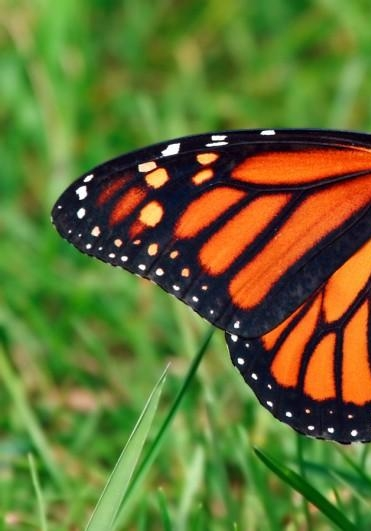
//> input picture 1.jpg, 371 x 531 px
$ ./main 1.jpg 2.jpg   (built with g++ and OpenCV 4)
//> lines starting //> are read from the running program, lines starting //| are printed output that depends on the picture
#include <opencv2/core/core.hpp>
#include <opencv2/highgui/highgui.hpp>
#include <opencv2/xfeatures2d.hpp>
#include <iostream>
#include "opencv2/calib3d/calib3d.hpp"
#include <cv.hpp>

using namespace cv;
using namespace std;


int main(int argc, char* argv[])
{

    if(argc<3)
    {
	cout << "USAGE: ./main <file_1> <file_2> ... <file_n>" <<endl <<"MAKE SURE YOU HAVE ATLEAST 2 IMAGES"<<endl;
	exit(0);
    }
    //vector<Mat>imgs;
    //vector<vector<KeyPoint> >imgkeypts;
    //vector<Mat>descriptors;
    Mat img1, img2;

    Mat finalimg;

    Ptr<Feature2D> sift=xfeatures2d::SIFT::create(750);
    img1=imread(argv[1]);
//> img1 is the input picture: 531 rows x 371 cols, CV_8UC3; mean B, G, R 49.3, 113.8, 101.3

    int serial=2;
    while(serial<argc)
    {
        if(serial!=2)
        {
            img1=imread("result.jpg", 1);
            }
        img2=imread(argv[serial]);
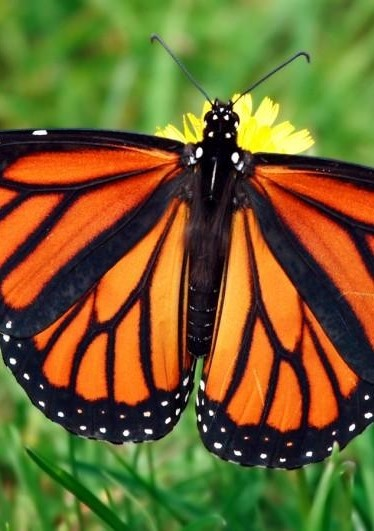
//> input picture 2.jpg, 374 x 531 px
//> img2 is the input picture: 531 rows x 374 cols, CV_8UC3; mean B, G, R 43.5, 98.1, 112.6
        serial++;

        vector<KeyPoint> img1keypts, img2keypts;
        Mat descriptors1, descriptors2;

        sift->detect(img1, img1keypts);
//> img1keypts = 603 keypoints; strongest (x, y, size): (82, 192, 7.2), (81, 213, 5.6), (354, 433, 4), (289, 414, 3.4)
        sift->detect(img2, img2keypts);
//> img2keypts = 750 keypoints; strongest (x, y, size): (215, 117, 2.9), (226, 117, 3), (228, 135, 3.1), (235, 157, 5.2)

        sift->compute(img1, img1keypts, descriptors1);
        sift->compute(img2, img2keypts, descriptors2);


        BFMatcher matcher;
        vector<DMatch> matches;

        matcher.match(descriptors1,descriptors2, matches); //2D array with matched keypoints as rows
//> matches = 603 matches

        //FINDING GOOD MATCHES descriptor distance is a measure of similarity

        float min_dist=matches[0].distance; //dist is always positive;
//> min_dist = 277.9

        for(int i=1; i<matches.size(); i++)
        {
            if(matches[i].distance<min_dist)
            {
                min_dist=matches[i].distance;
                }
        }
//> this loop made 602 passes
//> min_dist on passes 12, 39, 41, 43, 44, 78, 107, 108, 110, 302, 348, 353: 271.6, 235.6, 221.1, 208.3, 204.5, 136.3, 97.51, 92.82, 86.6, 77.94, 76.16, 17.41
//> after the loop, min_dist = 2.45

        vector<DMatch> goodmatches;
        for(int i=0; i<matches.size(); i++)
        {
           if(matches[i].distance<=3*min_dist) //consider it a good match
           {
                goodmatches.push_back(matches[i]);

           }
        }
//> after the loop, goodmatches = 49 matches


        vector<Point2f> img1pts;
        vector<Point2f> img2pts;

        for(int i=0; i<goodmatches.size(); i++)
        {
            img1pts.push_back(img1keypts[goodmatches[i].queryIdx].pt);
            img2pts.push_back(img2keypts[goodmatches[i].trainIdx].pt);

        }
//> this loop made 49 passes

        Mat homo = findHomography(img2pts, img1pts, CV_RANSAC); //(orig plane, destination plane in final image-- leftmost, algo)
//> homo = [[1, 1.32e-05, 228], [-5.57e-05, 1, 0.0336], [2.06e-07, -8.67e-08, 1]]


        warpPerspective(img2, finalimg, homo, Size(img1.cols+img2.cols, max(max(img1.rows, img2.rows), img2.cols)));//after this, it contains properly aligned contribution of right image.
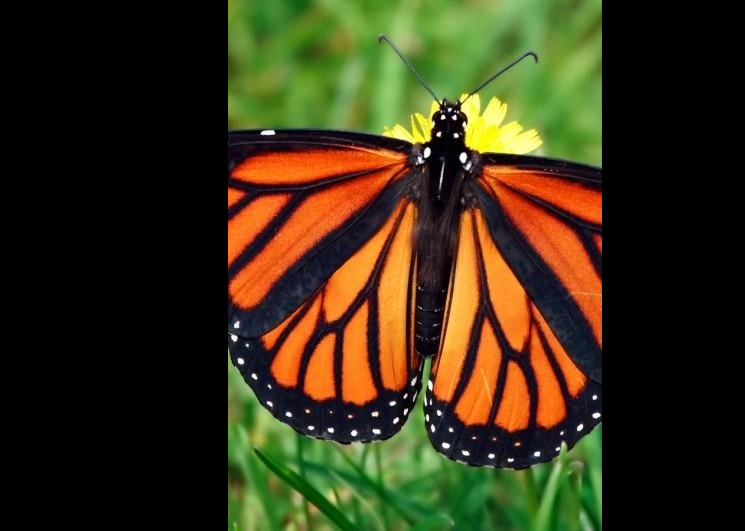
//> finalimg: 531 rows x 745 cols, CV_8UC3; mean B, G, R 21.8, 49.2, 56.5
        //Pixels which were to be derived from left image are still blank
        if(serial==3)
        {
            Mat leftsec(finalimg ,cv::Rect(0, 0, img1.cols, img1.rows)); //linking pixels of left section of resuult image to the image originally at left
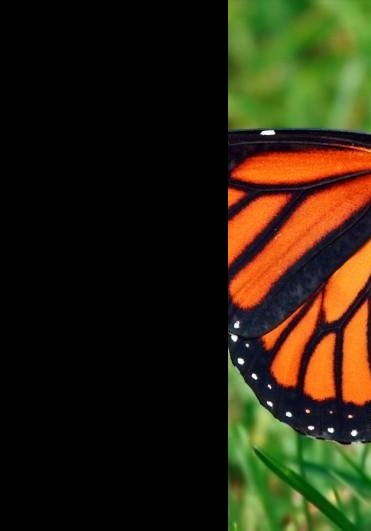
//> leftsec: 531 rows x 371 cols, CV_8UC3; mean B, G, R 15.1, 36.1, 42.9
            img1.copyTo(leftsec);
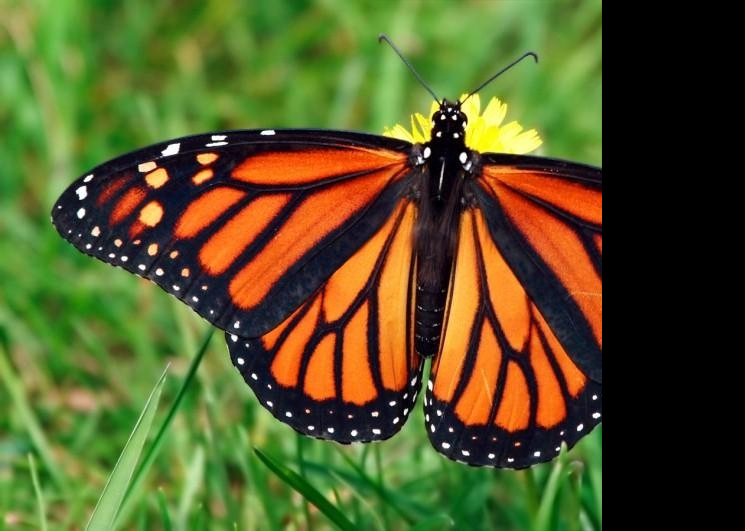
//> finalimg: 531 rows x 745 cols, CV_8UC3; mean B, G, R 38.9, 87.9, 85.6
            imwrite("result.jpg", finalimg);

        }
        else
        {

            int startcol;//, endcol;
            ///////////////////////////////////////
            for(int i=0; i<finalimg.cols; i++)
            {
                int count=0;
                for(int j=0; j<finalimg.rows; j++)
                {
                    if((finalimg.at<Vec3b>(j, i)[0]!=0)||(finalimg.at<Vec3b>(j, i)[1]!=0)||(finalimg.at<Vec3b>(j, i)[2]!=0))
                    {
                        count++;
                        if(count>10)
                        {
                            startcol=i; goto label1;
                        }
                    }


                }

            }
            label1:
            // [24 lines of commented-out code are left out]

            Mat leftsec(finalimg ,cv::Rect(0, 0, startcol+1, img1.rows)); //linking pixels of left section of resuult image to the image originally at left
            Mat leftsecimg1(img1, cv::Rect(0, 0, startcol+1, img1.rows));

            leftsecimg1.copyTo(leftsec);

            imwrite("result.jpg", finalimg);

        }

    }

    namedWindow("Final Image", WINDOW_AUTOSIZE);
    imshow("Final Image", finalimg);
    waitKey(0);

    return 0;
}
// [12 lines of commented-out code are left out]
